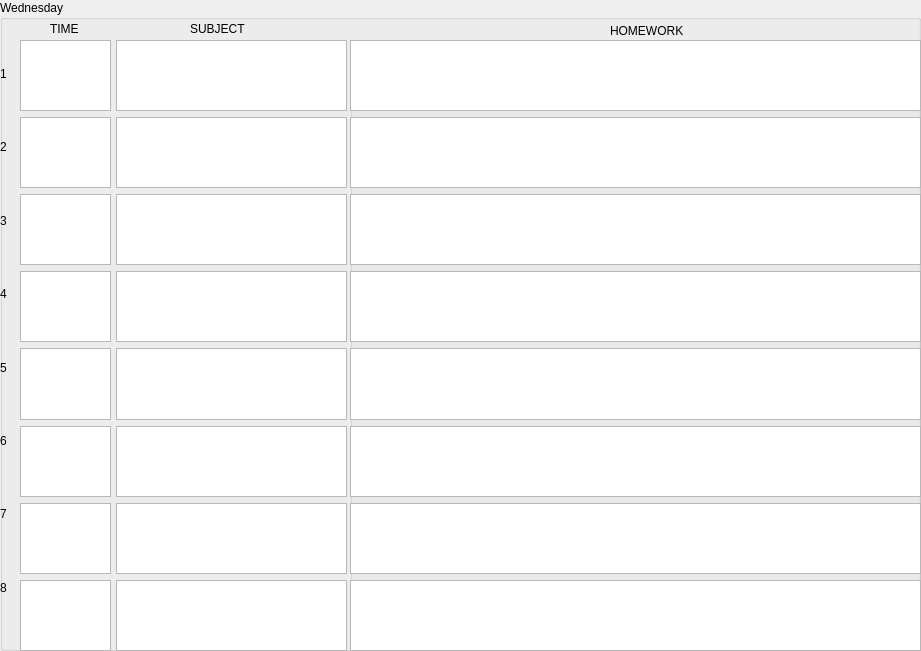
    <widget class="QGroupBox" name="groupBoxWed">
     <property name="geometry">
      <rect>
       <x>1</x>
       <y>30</y>
       <width>921</width>
       <height>651</height>
      </rect>
     </property>
     <property name="title">
      <string>Wednesday</string>
     </property>
     <widget class="QLabel" name="label_33">
      <property name="geometry">
       <rect>
        <x>610</x>
        <y>20</y>
        <width>141</width>
        <height>21</height>
       </rect>
      </property>
      <property name="text">
       <string>HOMEWORK</string>
      </property>
     </widget>
     <widget class="QLabel" name="label_32">
      <property name="geometry">
       <rect>
        <x>50</x>
        <y>20</y>
        <width>67</width>
        <height>17</height>
       </rect>
      </property>
      <property name="text">
       <string>TIME</string>
      </property>
     </widget>
     <widget class="QWidget" name="verticalLayoutWidget_9">
      <property name="geometry">
       <rect>
        <x>350</x>
        <y>40</y>
        <width>571</width>
        <height>611</height>
       </rect>
      </property>
      <layout class="QVBoxLayout" name="verticalLayout_9">
       <item>
        <widget class="QTextEdit" name="textEdit_57"/>
       </item>
       <item>
        <widget class="QTextEdit" name="textEdit_58"/>
       </item>
       <item>
        <widget class="QTextEdit" name="textEdit_59"/>
       </item>
       <item>
        <widget class="QTextEdit" name="textEdit_60"/>
       </item>
       <item>
        <widget class="QTextEdit" name="textEdit_61"/>
       </item>
       <item>
        <widget class="QTextEdit" name="textEdit_62"/>
       </item>
       <item>
        <widget class="QTextEdit" name="textEdit_63"/>
       </item>
       <item>
        <widget class="QTextEdit" name="textEdit_64"/>
       </item>
      </layout>
     </widget>
     <widget class="QWidget" name="verticalLayoutWidget_11">
      <property name="geometry">
       <rect>
        <x>116</x>
        <y>40</y>
        <width>231</width>
        <height>611</height>
       </rect>
      </property>
      <layout class="QVBoxLayout" name="verticalLayout_11">
       <item>
        <widget class="QTextEdit" name="textEdit_65"/>
       </item>
       <item>
        <widget class="QTextEdit" name="textEdit_66"/>
       </item>
       <item>
        <widget class="QTextEdit" name="textEdit_67"/>
       </item>
       <item>
        <widget class="QTextEdit" name="textEdit_68"/>
       </item>
       <item>
        <widget class="QTextEdit" name="textEdit_69"/>
       </item>
       <item>
        <widget class="QTextEdit" name="textEdit_70"/>
       </item>
       <item>
        <widget class="QTextEdit" name="textEdit_71"/>
       </item>
       <item>
        <widget class="QTextEdit" name="textEdit_72"/>
       </item>
      </layout>
     </widget>
     <widget class="QWidget" name="verticalLayoutWidget_12">
      <property name="geometry">
       <rect>
        <x>20</x>
        <y>40</y>
        <width>91</width>
        <height>611</height>
       </rect>
      </property>
      <layout class="QVBoxLayout" name="verticalLayout_12">
       <item>
        <widget class="QTextEdit" name="textEdit_73"/>
       </item>
       <item>
        <widget class="QTextEdit" name="textEdit_74"/>
       </item>
       <item>
        <widget class="QTextEdit" name="textEdit_75"/>
       </item>
       <item>
        <widget class="QTextEdit" name="textEdit_76"/>
       </item>
       <item>
        <widget class="QTextEdit" name="textEdit_77"/>
       </item>
       <item>
        <widget class="QTextEdit" name="textEdit_78"/>
       </item>
       <item>
        <widget class="QTextEdit" name="textEdit_79"/>
       </item>
       <item>
        <widget class="QTextEdit" name="textEdit_80"/>
       </item>
      </layout>
     </widget>
     <widget class="QWidget" name="verticalLayoutWidget_10">
      <property name="geometry">
       <rect>
        <x>0</x>
        <y>40</y>
        <width>21</width>
        <height>581</height>
       </rect>
      </property>
      <layout class="QVBoxLayout" name="verticalLayout_10">
       <item>
        <widget class="QLabel" name="label_24">
         <property name="text">
          <string>1</string>
         </property>
        </widget>
       </item>
       <item>
        <widget class="QLabel" name="label_25">
         <property name="text">
          <string>2</string>
         </property>
        </widget>
       </item>
       <item>
        <widget class="QLabel" name="label_26">
         <property name="text">
          <string>3</string>
         </property>
        </widget>
       </item>
       <item>
        <widget class="QLabel" name="label_27">
         <property name="text">
          <string>4</string>
         </property>
        </widget>
       </item>
       <item>
        <widget class="QLabel" name="label_28">
         <property name="text">
          <string>5</string>
         </property>
        </widget>
       </item>
       <item>
        <widget class="QLabel" name="label_29">
         <property name="text">
          <string>6</string>
         </property>
        </widget>
       </item>
       <item>
        <widget class="QLabel" name="label_30">
         <property name="text">
          <string>7</string>
         </property>
        </widget>
       </item>
       <item>
        <widget class="QLabel" name="label_31">
         <property name="text">
          <string>8</string>
         </property>
        </widget>
       </item>
      </layout>
     </widget>
     <widget class="QLabel" name="label_23">
      <property name="geometry">
       <rect>
        <x>190</x>
        <y>20</y>
        <width>67</width>
        <height>17</height>
       </rect>
      </property>
      <property name="text">
       <string>SUBJECT</string>
      </property>
     </widget>
     <widget class="QGroupBox" name="groupBoxWedHom">
      <property name="geometry">
       <rect>
        <x>350</x>
        <y>40</y>
        <width>571</width>
        <height>611</height>
       </rect>
      </property>
      <property name="title">
       <string/>
      </property>
      <widget class="QWidget" name="verticalLayoutWidget_24">
       <property name="geometry">
        <rect>
         <x>0</x>
         <y>0</y>
         <width>571</width>
         <height>611</height>
        </rect>
       </property>
       <layout class="QVBoxLayout" name="verticalLayout_24">
        <item>
         <widget class="QTextEdit" name="textEdit_145"/>
        </item>
        <item>
         <widget class="QTextEdit" name="textEdit_146"/>
        </item>
        <item>
         <widget class="QTextEdit" name="textEdit_147"/>
        </item>
        <item>
         <widget class="QTextEdit" name="textEdit_148"/>
        </item>
        <item>
         <widget class="QTextEdit" name="textEdit_149"/>
        </item>
        <item>
         <widget class="QTextEdit" name="textEdit_150"/>
        </item>
        <item>
         <widget class="QTextEdit" name="textEdit_151"/>
        </item>
        <item>
         <widget class="QTextEdit" name="textEdit_152"/>
        </item>
       </layout>
      </widget>
     </widget>
     <widget class="Line" name="line_7">
      <property name="geometry">
       <rect>
        <x>909</x>
        <y>20</y>
        <width>31</width>
        <height>631</height>
       </rect>
      </property>
      <property name="orientation">
       <enum>Qt::Vertical</enum>
      </property>
     </widget>
    </widget>
